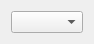
<?xml version="1.0" encoding="UTF-8"?>
<ui version="4.0">
 <class>MidiInBlockEditor</class>
 <widget class="QWidget" name="MidiInBlockEditor">
  <property name="geometry">
   <rect>
    <x>0</x>
    <y>0</y>
    <width>87</width>
    <height>38</height>
   </rect>
  </property>
  <property name="windowTitle">
   <string>MidiInBlockEditor</string>
  </property>
  <layout class="QVBoxLayout" name="verticalLayout">
   <item>
    <widget class="QComboBox" name="cb_portSelect"/>
   </item>
  </layout>
 </widget>
 <resources/>
 <connections/>
</ui>
